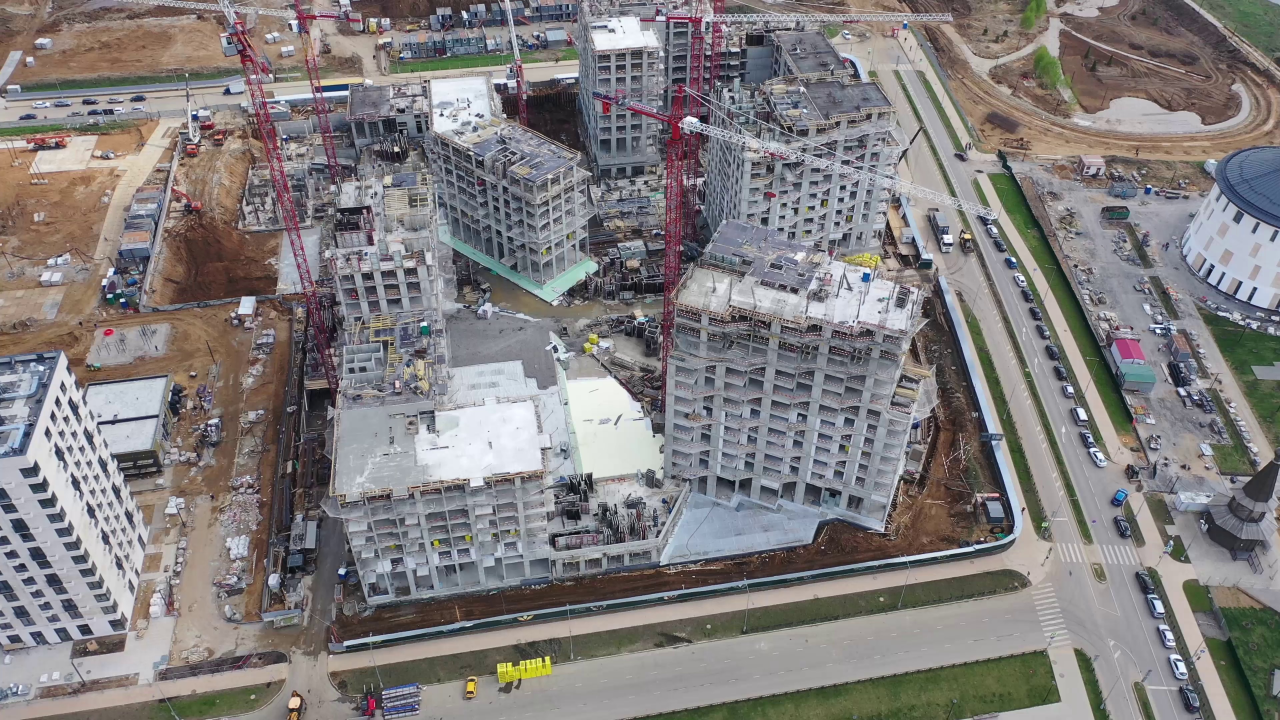
#> input picture start_fotos/frame_0.jpg, 3840 x 2160 px (shown at 1/3 size); its folder holds only this picture in this run
$ python get_start_poligon_500.py
#> lines starting #> are read from the running program, lines starting #| are printed output that depends on the picture
import cv2
import numpy as np
import json
import os

class DrawPolygonOnImages:
    def __init__(self, folder_path, points_folde):
#> in draw_polygon_and_save_points, image is the input picture: shape (2160, 3840, 3); mean B, G, R 126.3, 126.1, 129.8
        self.folder_path = folder_path
        self.image_paths = [os.path.join(self.folder_path, img) for img in os.listdir(self.folder_path) if img.endswith(('.png', '.jpg'))]
        self.points_folder = points_folder

    def mouse_callback(self, event, x, y, flags, params):
        image_resized = params['image_resized']
        points = params['points']

        if event == cv2.EVENT_LBUTTONDOWN:
            points.append((x, y))
            for i in range(len(points)-1):
                cv2.line(image_resized, points[i], points[i+1], (0, 0, 255), 2)
                cv2.circle(image_resized, points[i], 3, (0, 255, 0), -1)
            cv2.circle(image_resized, (x, y), 3, (0, 255, 0), -1)
            cv2.imshow('image', image_resized)

    def resize_image(self, image, scale_percent=30):
#> called with scale_percent = 30
        width = int(image.shape[1] * scale_percent / 100)
#> width = 1152
        height = int(image.shape[0] * scale_percent / 100)
#> height = 648
        dim = (width, height)
#> dim = (1152, 648)
        return cv2.resize(image, dim, interpolation=cv2.INTER_AREA)
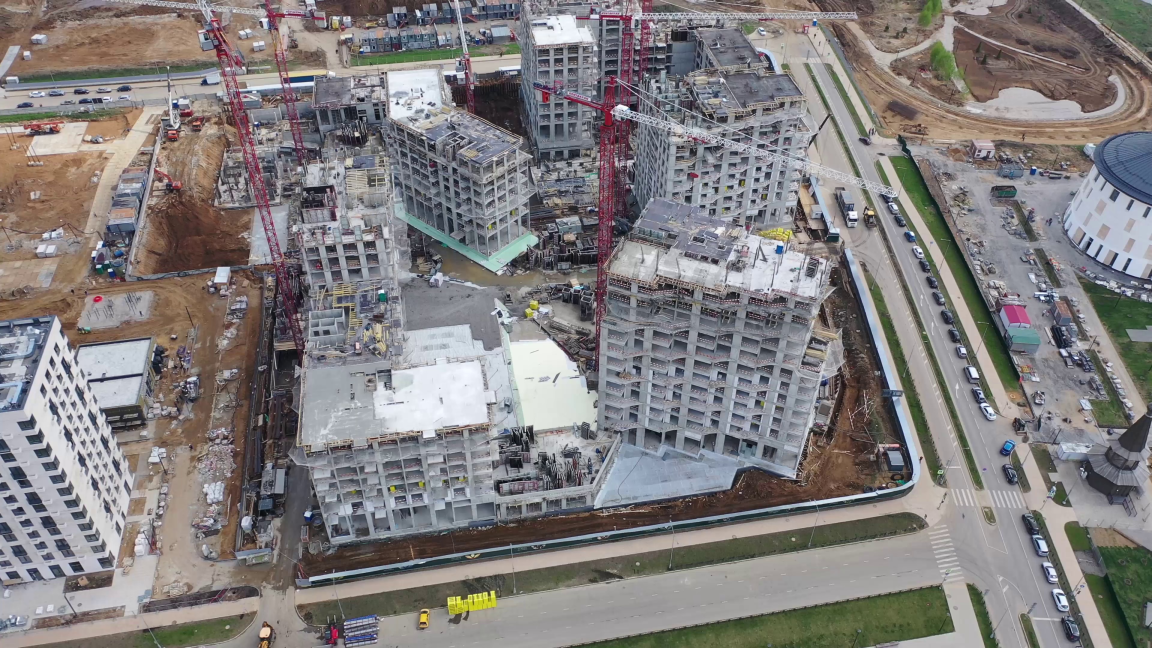
#> returned value: shape (648, 1152, 3); mean of channels 0, 1, 2 126.3, 126.1, 129.8; drawn as B, G, R

    def draw_polygon_and_save_points(self, img_path):
        image = cv2.imread(img_path)
        image_resized = self.resize_image(image)

        cv2.imshow('image', image_resized)
        points = []
        cv2.setMouseCallback('image', self.mouse_callback, {'image_resized': image_resized, 'points': points})

        while True:
            key = cv2.waitKey(1) & 0xFF
#> (key q is pressed here)
            if key == ord('q'):
                break
            elif key == ord('p'):
                if len(points) >= 2:
                    cv2.line(image_resized, points[0], points[-1], (0, 0, 255), 2)
                    cv2.imshow('image', image_resized)
                    points.append(points[0])  # Замыкаем полигон
                    points_json_path = os.path.join(self.points_folder, os.path.splitext(os.path.basename(img_path))[0] + ".json")
                    with open(points_json_path, "w") as file:
                        json.dump(points, file)
                    print(f"Сохранены координаты полигона для {img_path}.")

            elif key == ord('n'):
                break

        cv2.destroyAllWindows()
        return key

    def process_images(self):
        for img_path in self.image_paths:
            key = self.draw_polygon_and_save_points(img_path)
            if key == ord('q'):
                break
            elif key == ord('n'):
                continue


folder_path = "start_fotos"
points_folder = "points_poligon_1"
draw_tool = DrawPolygonOnImages(folder_path, points_folder)
draw_tool.process_images()

$ run again, on start_fotos/frame_500.jpg
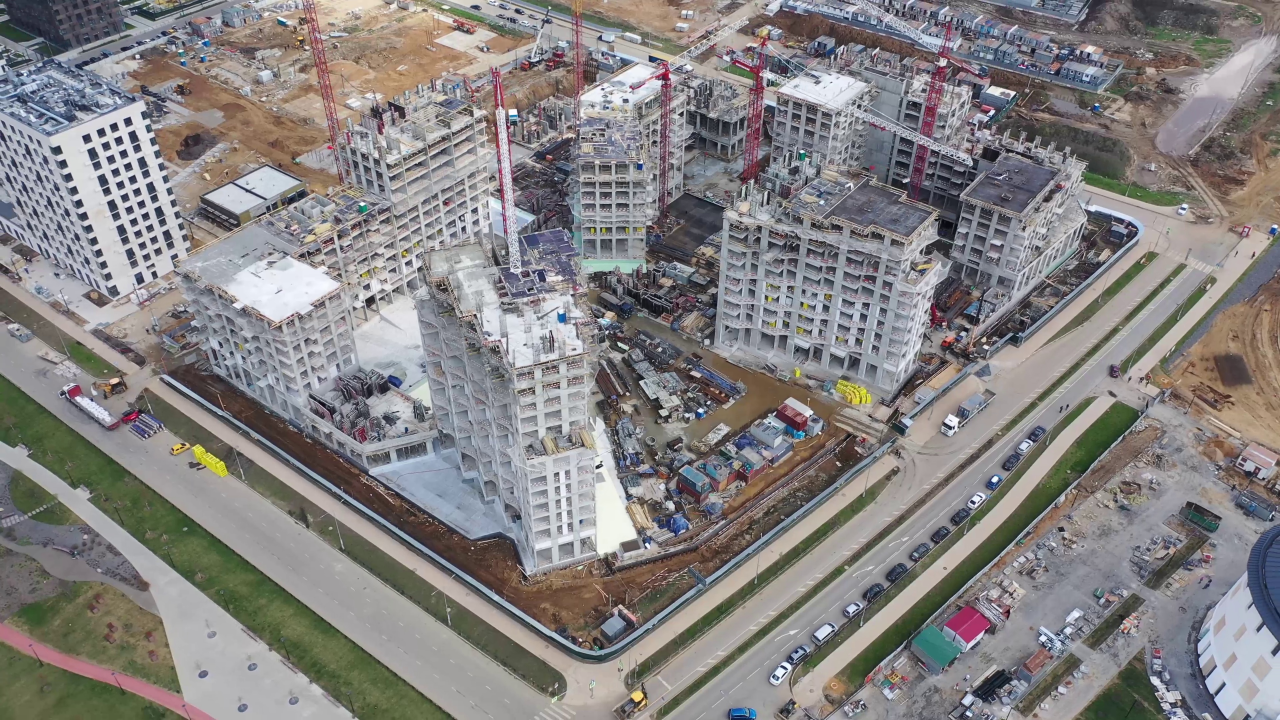
#> input picture start_fotos/frame_500.jpg, 3840 x 2160 px (shown at 1/3 size)
#> in draw_polygon_and_save_points, image is the input picture: shape (2160, 3840, 3); mean B, G, R 130.1, 130.3, 133.4
#> in resize_image, `return cv2.resize(image, dim, interpolation=cv2.INTER_AREA)`:
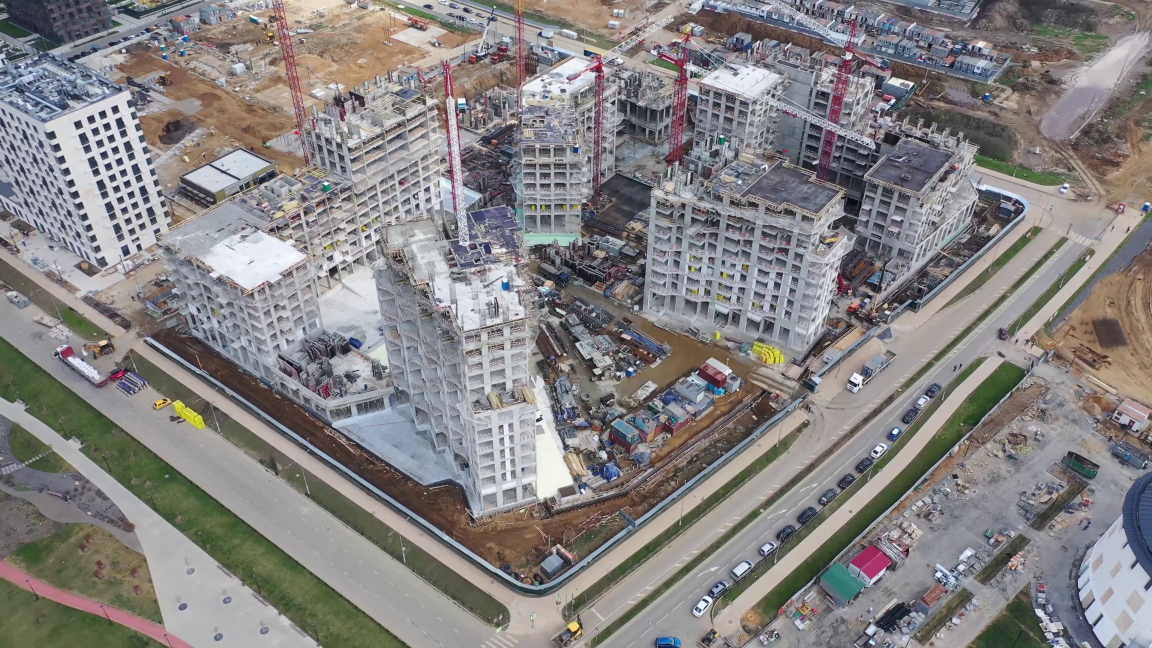
#> returned value: shape (648, 1152, 3); mean of channels 0, 1, 2 130.1, 130.3, 133.4; drawn as B, G, R

$ run again, on start_fotos/frame_1000.jpg
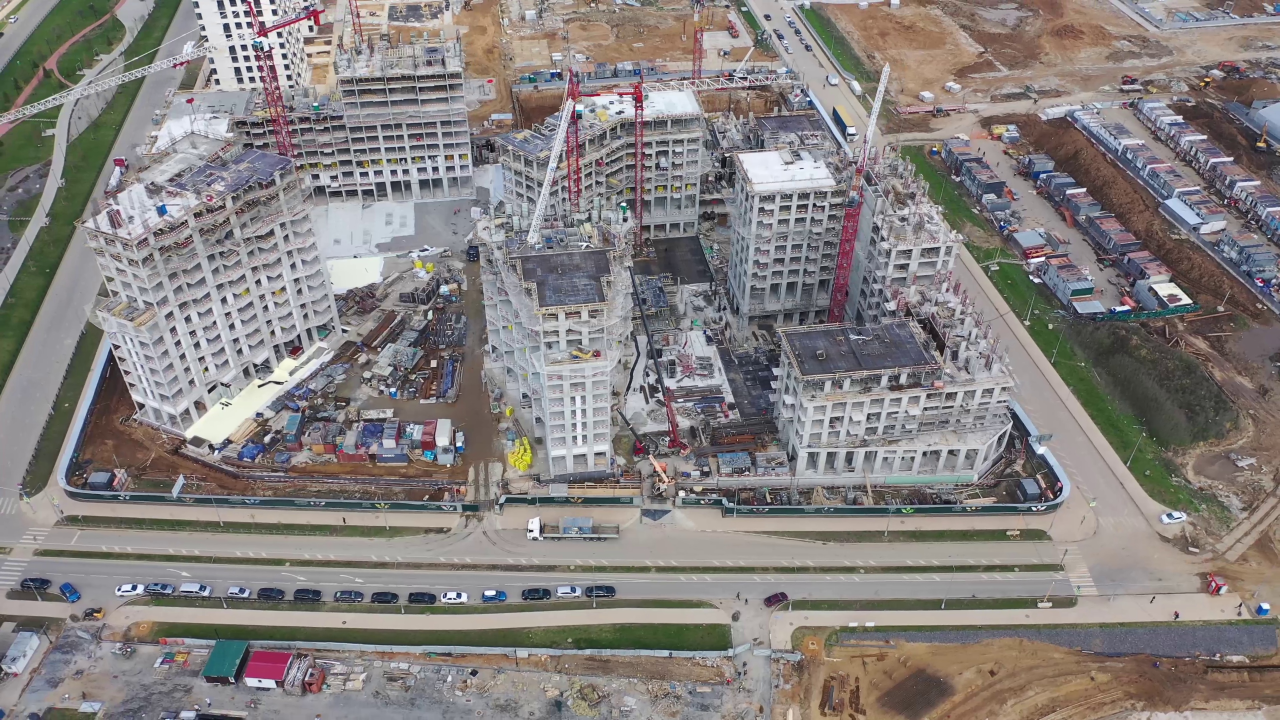
#> input picture start_fotos/frame_1000.jpg, 3840 x 2160 px (shown at 1/3 size)
#> in draw_polygon_and_save_points, image is the input picture: shape (2160, 3840, 3); mean B, G, R 127.6, 129, 134
#> in resize_image, `return cv2.resize(image, dim, interpolation=cv2.INTER_AREA)`:
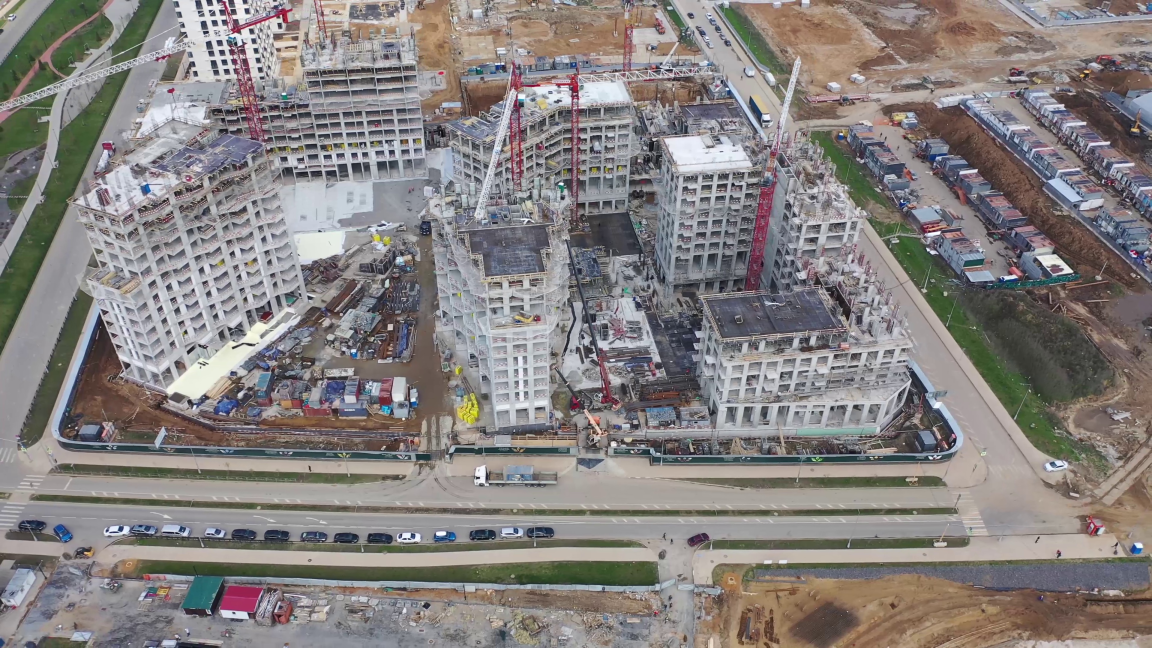
#> returned value: shape (648, 1152, 3); mean of channels 0, 1, 2 127.6, 129, 134; drawn as B, G, R

$ run again, on start_fotos/frame_1500.jpg
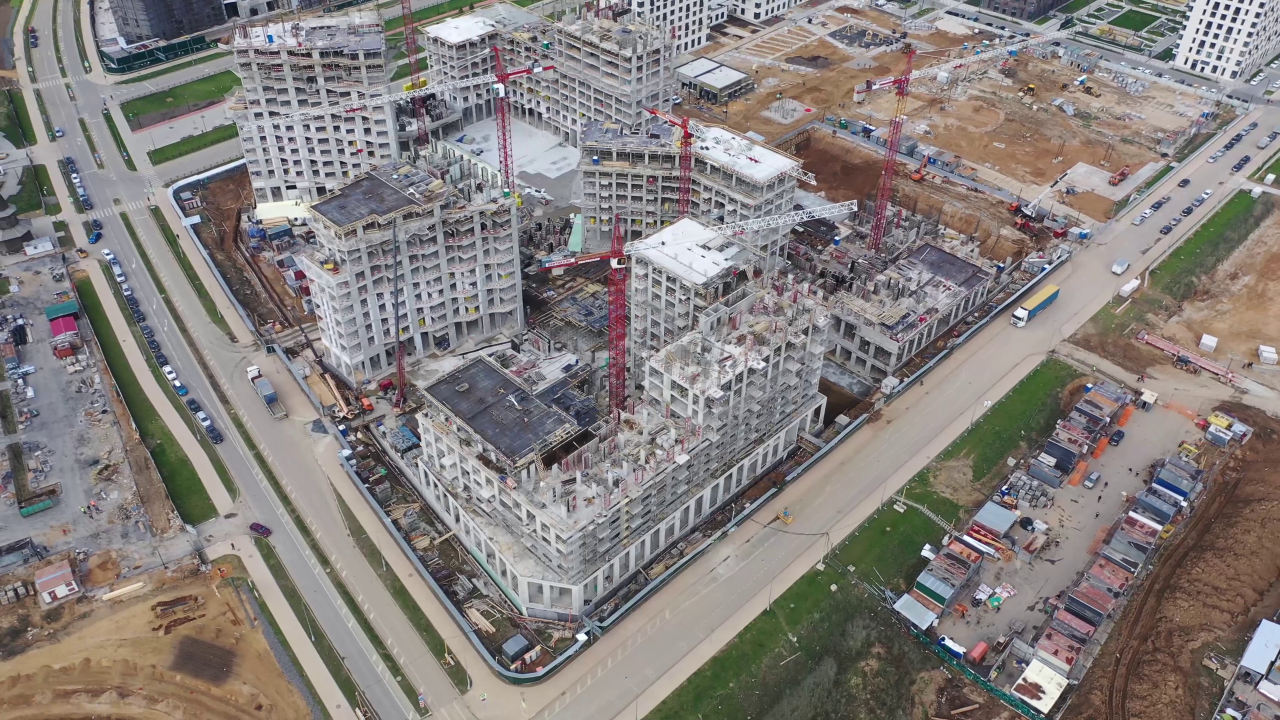
#> input picture start_fotos/frame_1500.jpg, 3840 x 2160 px (shown at 1/3 size)
#> in draw_polygon_and_save_points, image is the input picture: shape (2160, 3840, 3); mean B, G, R 125.6, 127.6, 133.6
#> in resize_image, `return cv2.resize(image, dim, interpolation=cv2.INTER_AREA)`:
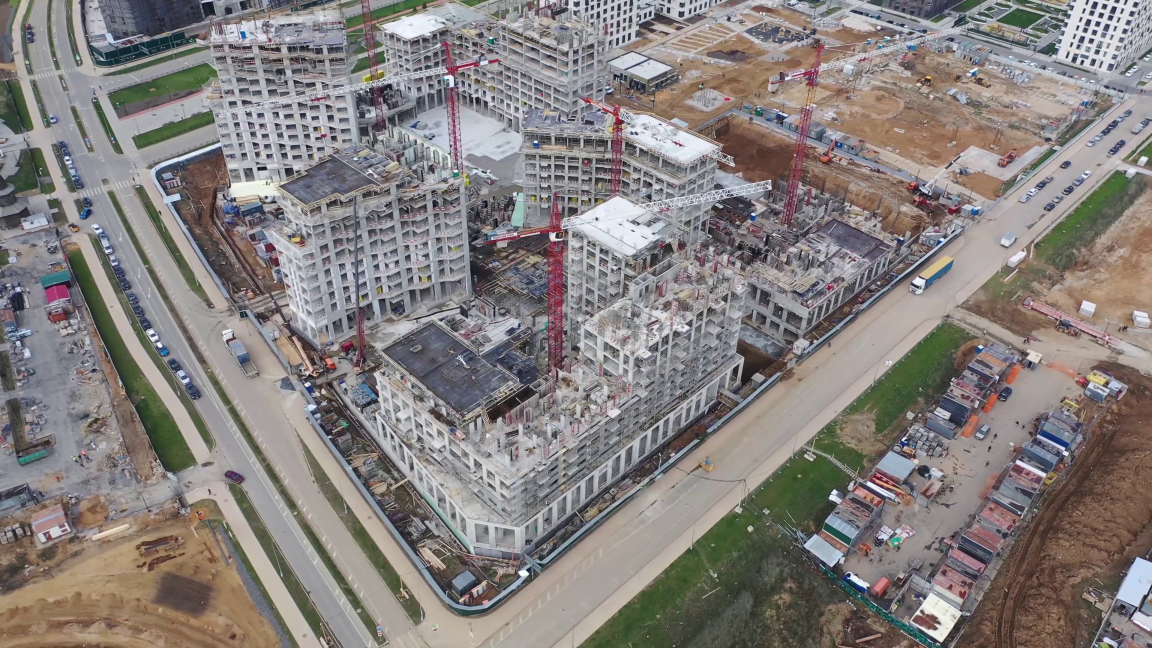
#> returned value: shape (648, 1152, 3); mean of channels 0, 1, 2 125.6, 127.6, 133.6; drawn as B, G, R

$ run again, on start_fotos/frame_2000.jpg
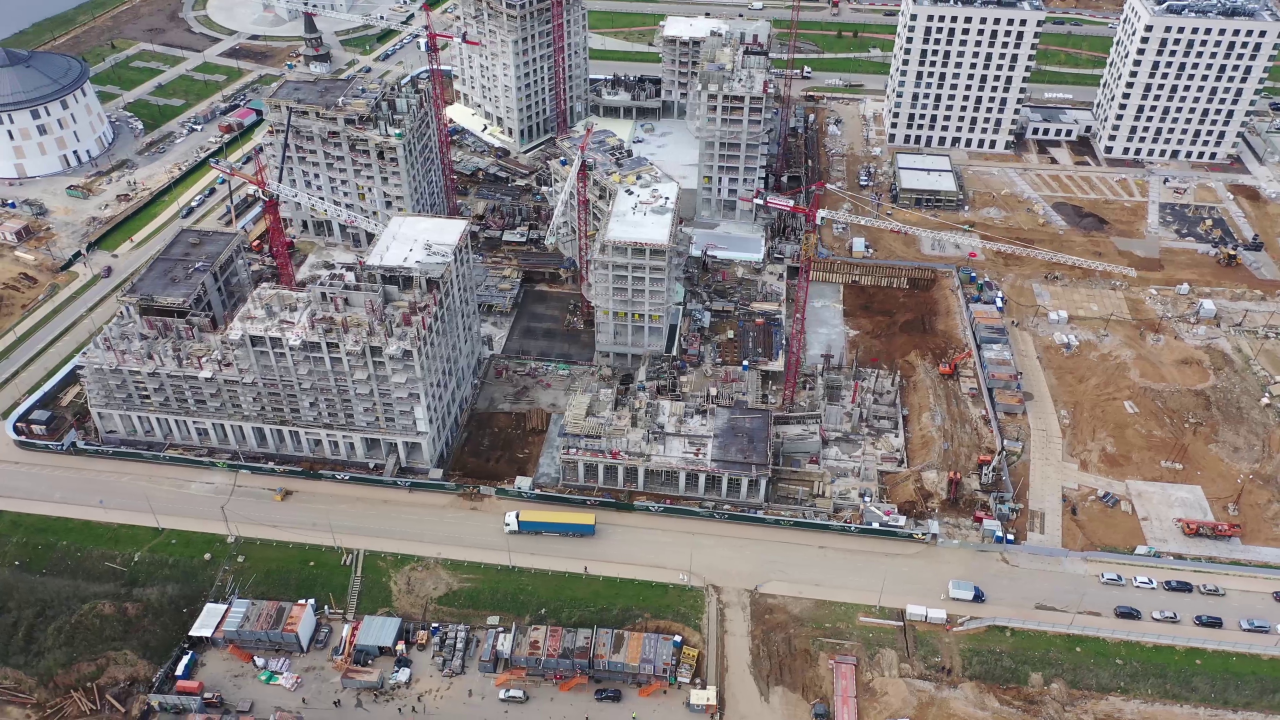
#> input picture start_fotos/frame_2000.jpg, 3840 x 2160 px (shown at 1/3 size)
#> in draw_polygon_and_save_points, image is the input picture: shape (2160, 3840, 3); mean B, G, R 125.4, 126.6, 132.1
#> in resize_image, `return cv2.resize(image, dim, interpolation=cv2.INTER_AREA)`:
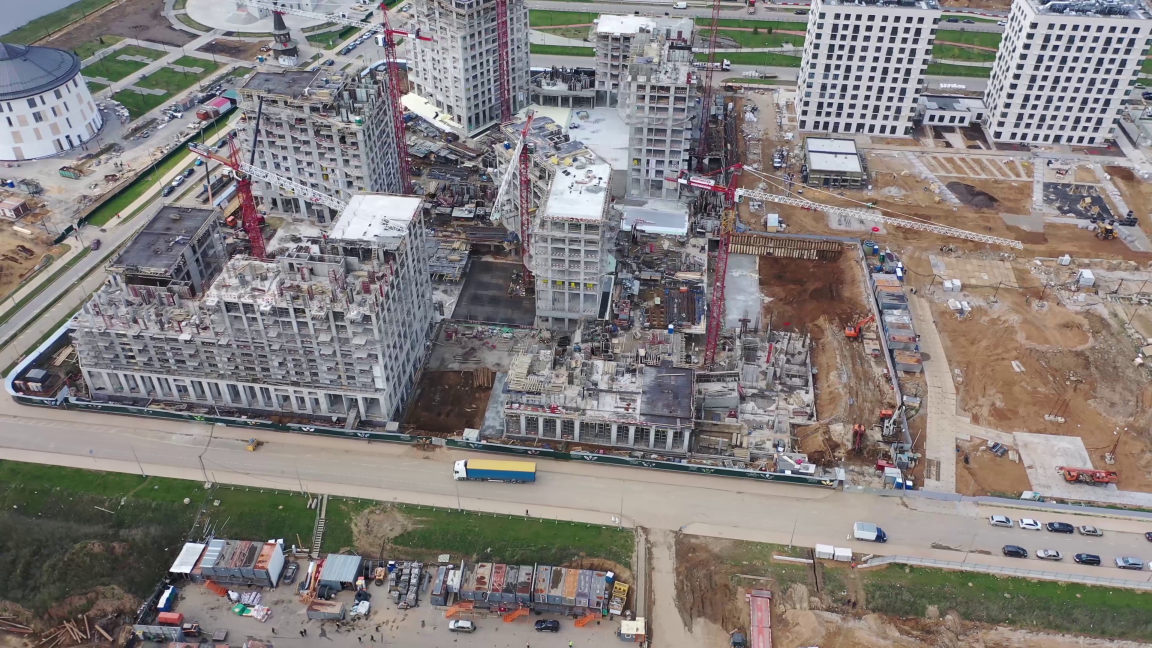
#> returned value: shape (648, 1152, 3); mean of channels 0, 1, 2 125.5, 126.6, 132.1; drawn as B, G, R
